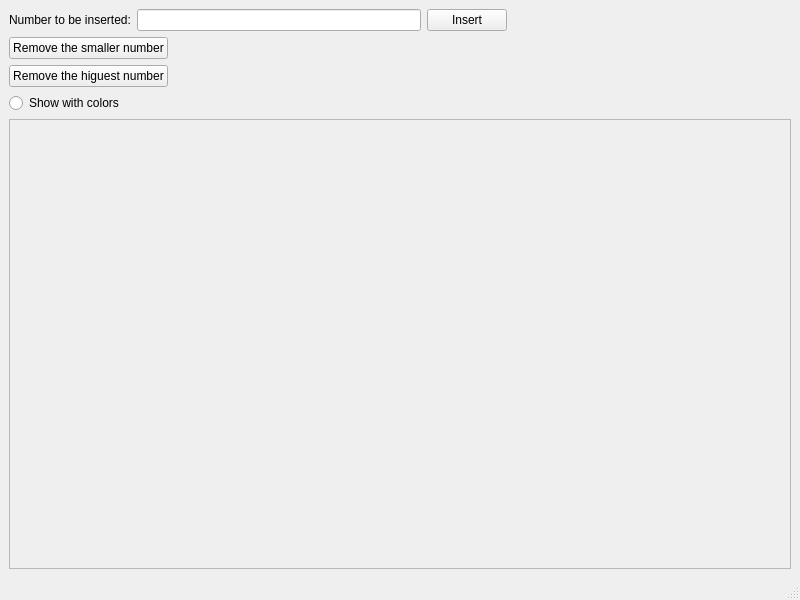
<?xml version="1.0" encoding="UTF-8"?>
<ui version="4.0">
 <class>MainWindow</class>
 <widget class="QMainWindow" name="MainWindow">
  <property name="geometry">
   <rect>
    <x>0</x>
    <y>0</y>
    <width>800</width>
    <height>600</height>
   </rect>
  </property>
  <property name="windowTitle">
   <string>MIN-MAX HEAP</string>
  </property>
  <widget class="QWidget" name="centralwidget">
   <layout class="QVBoxLayout" name="verticalLayout_2">
    <item>
     <layout class="QVBoxLayout" name="verticalLayout">
      <item>
       <layout class="QHBoxLayout" name="horizontalLayoutOfInsertion">
        <item>
         <widget class="QLabel" name="label">
          <property name="text">
           <string>Number to be inserted:</string>
          </property>
         </widget>
        </item>
        <item>
         <widget class="QLineEdit" name="lineEdit"/>
        </item>
        <item>
         <widget class="QPushButton" name="pushButtonOfInsertion">
          <property name="text">
           <string>Insert</string>
          </property>
         </widget>
        </item>
        <item>
         <spacer name="horizontalSpacer_3">
          <property name="orientation">
           <enum>Qt::Horizontal</enum>
          </property>
          <property name="sizeHint" stdset="0">
           <size>
            <width>40</width>
            <height>20</height>
           </size>
          </property>
         </spacer>
        </item>
       </layout>
      </item>
      <item>
       <layout class="QHBoxLayout" name="horizontalLayoutOfRemoveMin">
        <item>
         <widget class="QPushButton" name="pushButton">
          <property name="text">
           <string>Remove the smaller number</string>
          </property>
         </widget>
        </item>
        <item>
         <spacer name="horizontalSpacer_2">
          <property name="orientation">
           <enum>Qt::Horizontal</enum>
          </property>
          <property name="sizeHint" stdset="0">
           <size>
            <width>40</width>
            <height>20</height>
           </size>
          </property>
         </spacer>
        </item>
       </layout>
      </item>
      <item>
       <layout class="QHBoxLayout" name="horizontalLayoutOfRemoveMax">
        <item>
         <widget class="QPushButton" name="pushButton_2">
          <property name="text">
           <string>Remove the higuest number</string>
          </property>
         </widget>
        </item>
        <item>
         <spacer name="horizontalSpacer">
          <property name="orientation">
           <enum>Qt::Horizontal</enum>
          </property>
          <property name="sizeHint" stdset="0">
           <size>
            <width>40</width>
            <height>20</height>
           </size>
          </property>
         </spacer>
        </item>
       </layout>
      </item>
      <item>
       <layout class="QHBoxLayout" name="horizontalLayoutOfViewType">
        <item>
         <widget class="QRadioButton" name="radioButtonOfColor">
          <property name="text">
           <string>Show with colors</string>
          </property>
         </widget>
        </item>
       </layout>
      </item>
      <item>
       <layout class="QHBoxLayout" name="horizontalLayoutOfImage">
        <item>
         <widget class="QScrollArea" name="scrollArea">
          <property name="widgetResizable">
           <bool>true</bool>
          </property>
          <widget class="QWidget" name="scrollAreaWidgetContents">
           <property name="geometry">
            <rect>
             <x>0</x>
             <y>0</y>
             <width>776</width>
             <height>414</height>
            </rect>
           </property>
           <layout class="QVBoxLayout" name="verticalLayout_3">
            <item>
             <widget class="QLabel" name="labelOfImage">
              <property name="text">
               <string/>
              </property>
             </widget>
            </item>
           </layout>
          </widget>
         </widget>
        </item>
       </layout>
      </item>
     </layout>
    </item>
   </layout>
  </widget>
  <widget class="QMenuBar" name="menubar">
   <property name="geometry">
    <rect>
     <x>0</x>
     <y>0</y>
     <width>800</width>
     <height>22</height>
    </rect>
   </property>
  </widget>
  <widget class="QStatusBar" name="statusbar"/>
 </widget>
 <resources/>
 <connections/>
</ui>
